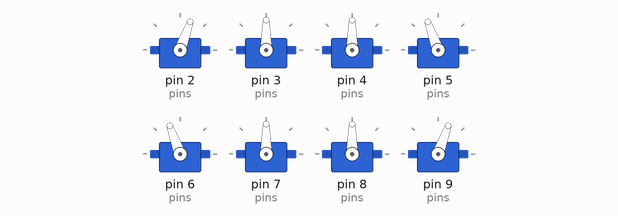
Bench run of a sketch on a simulated Arduino Uno, built with avr-gcc and run on an emulated ATmega328P. Shown: 8 × servo. What the sketch prints to the serial monitor is not drawn.

Above: at 2.2 s.
At 8.9 s:
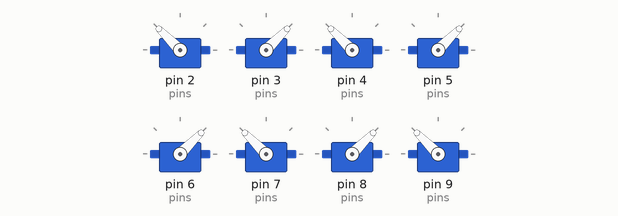
At 17.4 s:
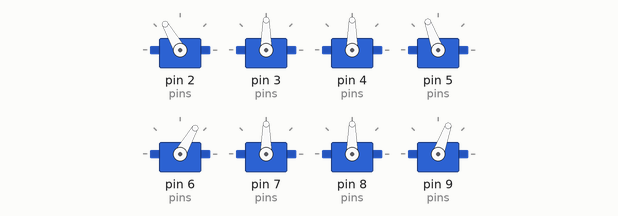
At 26.4 s:
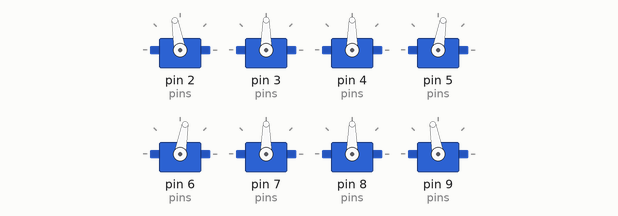
At 30.1 s:
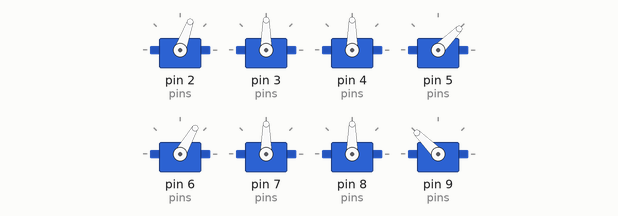
At 30.9 s:
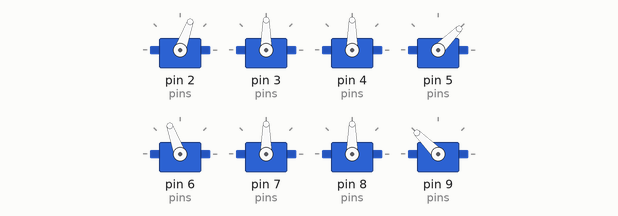
Timing chart, 0 to 40.0 s (numbered marks = the images above):
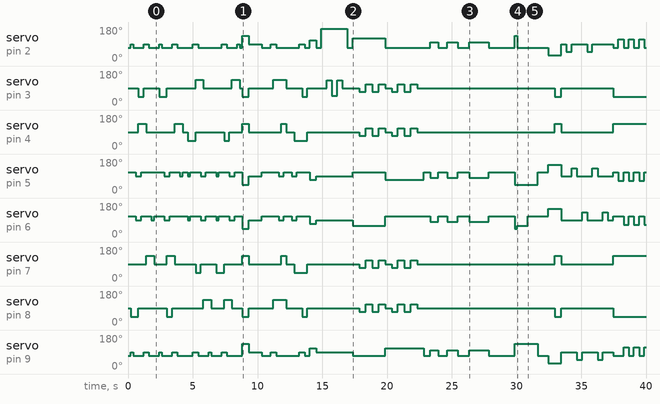

The sketch:

Q.ino
```cpp
#include "Oscillator.h"
#define SERVO_NUM 8

//Original
//  ----          ----
// | 16 |        | 14 |
//  ---- -      - ----
//      | 05  12 |
//      |        |
//      | 04  13 |
//  ---- -------- ----
// | 02 |        | 15 |
//  ----          ----
//

//My Edit
//  ----          ----
// | 06 |        | 02 |
//  ---- -      - ----
//      | 07  03 |
//      |        |
//      | 08  04 |
//  ---- -------- ----
// | 09 |        | 05 |
//  ----          ----


class Q{
  public:
    void init(int pins[SERVO_NUM]);
    void attachServos();
    void detachServos();
    void _moveServos(int time, int  servo_target[]);
    void stepServos(int  servo_target[]);
    void moveServos(int  servo_target[]);
    void execute(int servo_matrix[][SERVO_NUM+1],int steps);
    void execute_progmem(int servo_matrix[][SERVO_NUM+1],int steps);
    void home();
    void zero();
    void servo_zero();
    void start();
    void standby();
    void left_shift();
    void right_shift();
    void forward();
    void backward();
    void turn_left();
    void turn_right();
    void lie();
    void say_hi();
    void fighting();
    void push_up();
    void sleep();
    void dance1();
    void dance2();
    void dance3();
    private:
//      unsigned long final_time;
//      unsigned long partial_time;
      int servo_pins[SERVO_NUM];
      Oscillator servo[SERVO_NUM];
      int servo_position[SERVO_NUM];
//      float increment[SERVO_NUM];
  };

void Q::init(int pins[SERVO_NUM]){
    for(int i =0 ; i < SERVO_NUM; i++){
      servo_pins[i] = pins[i];
//      servo[i].attach(servo_pins[i]);
//      servo[i].SetPosition(90);
//      servo_position[i] = 90;
//      delay(1000);
//      servo[i].detach();
      }
      attachServos();
  }

void Q::attachServos(){
      for(int i =0 ; i < SERVO_NUM; i++){
        servo[i].attach(servo_pins[i]);
      }
  }
void Q::detachServos(){
      for(int i =0 ; i < SERVO_NUM; i++){
        servo[i].detach();
      }
  }


void Q::stepServos(int  servo_target[]){
      for(int i =0 ; i < SERVO_NUM; i++){
      servo[i].attach(servo_pins[i]);
      servo[i].SetPosition(servo_target[i]);
      servo_position[i] = servo_target[i];
      delay(800);
      servo[i].detach();
  }
}


void Q::moveServos(int  servo_target[]){
    for(int i =0;i<SERVO_NUM;i++){
    servo[i].SetPosition(servo_target[i]);
    }
  }
void Q::execute(int servo_matrix[][SERVO_NUM+1],int steps){
  for(int j = 0;j<steps;j++){
      moveServos(servo_matrix[j]);
      delay(servo_matrix[j][SERVO_NUM]);
    }
  }

void Q::execute_progmem(int servo_matrix[][SERVO_NUM+1],int steps){
    for(int j = 0;j<steps;j++){
      for(int i =0;i<SERVO_NUM;i++){
        servo[i].SetPosition(pgm_read_word_near(servo_matrix[j]+i));
    }
        delay(pgm_read_word_near(servo_matrix[j]+SERVO_NUM));
    }
  }

void Q::home(){
  int homes[SERVO_NUM] PROGMEM = {135,  45, 135,  45,  45, 135,  45, 135};
  stepServos(homes);
//  detachServos();
  }

void Q::zero(){
  int zeros[SERVO_NUM] PROGMEM = {90,90,90,90,90,90,90,90};
  stepServos(zeros);
  }


void Q::servo_zero(){
  int steps = 1;
  const static int servo_matrix_zero[][SERVO_NUM+1] PROGMEM = {  135,  45, 135,  45,  45, 135,  45, 135,  500  };
  execute_progmem(servo_matrix_zero,steps);
  }


void Q::start(){
  int steps = 1;
  const static int servo_matrix_start[][SERVO_NUM+1] PROGMEM = {  90,  90, 90,  90,  90, 90,  90, 90,  500  };
  execute_progmem(servo_matrix_start,steps);
  }


void Q::standby(){
  int steps = 2;
  const static int servo_matrix_standby[][SERVO_NUM+1] PROGMEM = {
  // G14, G12, G13, G15, G16,  G5,  G4,  G2,  ms
  {   90,  90,  90,  90,  90,  90,  90,  90,  500  }, // servo center point
  {   70,  90,  90, 110, 110,  90,  90,  70,  500  }, // standby
};
  execute_progmem(servo_matrix_standby,steps);
  }

void Q::forward(){
  int steps = 11;
  const static int servo_matrix_forward[][SERVO_NUM+1] PROGMEM = {
  // G14, G12, G13, G15, G16,  G5,  G4,  G2,  ms
  {   70,  90,  90, 110, 110,  90,  90,  70,  200  }, // standby
  {   90,  90,  90, 110, 110,  90,  45,  90,  200  }, // leg1,4 up; leg4 fw
  {   70,  90,  90, 110, 110,  90,  45,  70,  200  }, // leg1,4 dn
  {   70,  90,  90,  90,  90,  90,  45,  70,  200  }, // leg2,3 up
  {   70,  45, 135,  90,  90,  90,  90,  70,  200  }, // leg1,4 bk; leg2 fw
  {   70,  45, 135, 110, 110,  90,  90,  70,  200  }, // leg2,3 dn
  {   90,  90, 135, 110, 110,  90,  90,  90,  200  }, // leg1,4 up; leg1 fw
  {   90,  90,  90, 110, 110, 135,  90,  90,  200  }, // leg2,3 bk
  {   70,  90,  90, 110, 110, 135,  90,  70,  200  }, // leg1,4 dn
  {   70,  90,  90, 110,  90, 135,  90,  70,  200  }, // leg3 up
  {   70,  90,  90, 110, 110,  90,  90,  70,  200  }, // leg3 fw dn
};
  execute_progmem(servo_matrix_forward,steps);
  }

void Q::backward(){
  int steps = 11;
  const static int servo_matrix_backward[][SERVO_NUM+1] PROGMEM = {
  // G14, G12, G13, G15, G16,  G5,  G4,  G2,  ms
  {   70,  90,  90, 110, 110,  90,  90,  70,  200  }, // standby
  {   90,  45,  90, 110, 110,  90,  90,  90,  200  }, // leg4,1 up; leg1 fw
  {   70,  45,  90, 110, 110,  90,  90,  70,  200  }, // leg4,1 dn
  {   70,  45,  90,  90,  90,  90,  90,  70,  200  }, // leg3,2 up
  {   70,  90,  90,  90,  90, 135,  45,  70,  200  }, // leg4,1 bk; leg3 fw
  {   70,  90,  90, 110, 110, 135,  45,  70,  200  }, // leg3,2 dn
  {   90,  90,  90, 110, 110, 135,  90,  90,  200  }, // leg4,1 up; leg4 fw
  {   90,  90, 135, 110, 110,  90,  90,  90,  200  }, // leg3,1 bk
  {   70,  90, 135, 110, 110,  90,  90,  70,  200  }, // leg4,1 dn
  {   70,  90, 135,  90, 110,  90,  90,  70,  200  }, // leg2 up
  {   70,  90,  90, 110, 110,  90,  90,  70,  200  }, // leg2 fw dn
};
  execute_progmem(servo_matrix_backward,steps);
  }

void Q::left_shift(){
  int steps = 11;
  const static int servo_matrix_left_shift[][SERVO_NUM+1] PROGMEM = {
  // G14, G12, G13, G15, G16,  G5,  G4,  G2,  ms
  {   70,  90,  90, 110, 110,  90,  90,  70,  200  }, // standby
  {   70,  90,  45,  90,  90,  90,  90,  70,  200  }, // leg3,2 up; leg2 fw
  {   70,  90,  45, 110, 110,  90,  90,  70,  200  }, // leg3,2 dn
  {   90,  90,  45, 110, 110,  90,  90,  90,  200  }, // leg1,4 up
  {   90, 135,  90, 110, 110,  45,  90,  90,  200  }, // leg3,2 bk; leg1 fw
  {   70, 135,  90, 110, 110,  45,  90,  70,  200  }, // leg1,4 dn
  {   70, 135,  90,  90,  90,  90,  90,  70,  200  }, // leg3,2 up; leg3 fw
  {   70,  90,  90,  90,  90,  90, 135,  70,  200  }, // leg1,4 bk
  {   70,  90,  90, 110, 110,  90, 135,  70,  200  }, // leg3,2 dn
  {   70,  90,  90, 110, 110,  90, 135,  90,  200  }, // leg4 up
  {   70,  90,  90, 110, 110,  90,  90,  70,  200  }, // leg4 fw dn
};
  execute_progmem(servo_matrix_left_shift,steps);
  }

void Q::right_shift(){
  int steps = 11;
  const static int servo_matrix_right_shift[][SERVO_NUM+1] PROGMEM = {
  // G14, G12, G13, G15, G16,  G5,  G4,  G2,  ms
  {   70,  90,  90, 110, 110,  90,  90,  70,  200  }, // standby
  {   70,  90,  90,  90,  90,  45,  90,  70,  200  }, // leg2,3 up; leg3 fw
  {   70,  90,  90, 110, 110,  45,  90,  70,  200  }, // leg2,3 dn
  {   90,  90,  90, 110, 110,  45,  90,  90,  200  }, // leg4,1 up
  {   90,  90,  45, 110, 110,  90, 135,  90,  200  }, // leg2,3 bk; leg4 fw
  {   70,  90,  45, 110, 110,  90, 135,  70,  200  }, // leg4,1 dn
  {   70,  90,  90,  90,  90,  90, 135,  70,  200  }, // leg2,3 up; leg2 fw
  {   70, 135,  90,  90,  90,  90,  90,  70,  200  }, // leg4,1 bk
  {   70, 135,  90, 110, 110,  90,  90,  70,  200  }, // leg2,3 dn
  {   90, 135,  90, 110, 110,  90,  90,  70,  200  }, // leg1 up
  {   70,  90,  90, 110, 110,  90,  90,  70,  200  }, // leg1 fw dn
};
  execute_progmem(servo_matrix_right_shift,steps);
  }

void Q::turn_left(){
  int steps = 8;
  const static int servo_matrix_turn_left[][SERVO_NUM+1] PROGMEM = {
  // G14, G12, G13, G15, G16,  G5,  G4,  G2,  ms
  {   70,  90,  90, 110, 110,  90,  90,  70,  200  }, // standby
  {   90,  90,  90, 110, 110,  90,  90,  90,  200  }, // leg1,4 up
  {   90, 135,  90, 110, 110,  90, 135,  90,  200  }, // leg1,4 turn
  {   70, 135,  90, 110, 110,  90, 135,  70,  200  }, // leg1,4 dn
  {   70, 135,  90,  90,  90,  90, 135,  70,  200  }, // leg2,3 up
  {   70, 135, 135,  90,  90, 135, 135,  70,  200  }, // leg2,3 turn
  {   70, 135, 135, 110, 110, 135, 135,  70,  200  }, // leg2,3 dn
  {   70,  90,  90, 110, 110,  90,  90,  70,  200  }, // leg1,2,3,4 turn
};
  execute_progmem(servo_matrix_turn_left,steps);
  }

void Q::turn_right(){
  int steps = 8;
  const static int servo_matrix_turn_right[][SERVO_NUM+1] PROGMEM = {
  // G14, G12, G13, G15, G16,  G5,  G4,  G2,  ms
  {   70,  90,  90, 110, 110,  90,  90,  70,  200  }, // standby
  {   70,  90,  90,  90,  90,  90,  90,  70,  200  }, // leg2,3 up
  {   70,  90,  45,  90,  90,  45,  90,  70,  200  }, // leg2,3 turn
  {   70,  90,  45, 110, 110,  45,  90,  70,  200  }, // leg2,3 dn
  {   90,  90,  45, 110, 110,  45,  90,  90,  200  }, // leg1,4 up
  {   90,  45,  45, 110, 110,  45,  45,  90,  200  }, // leg1,4 turn
  {   70,  45,  45, 110, 110,  45,  45,  70,  200  }, // leg1,4 dn
  {   70,  90,  90, 110, 110,  90,  90,  70,  200  }, // leg1,2,3,4 turn
};
  execute_progmem(servo_matrix_turn_right,steps);
  }
void Q::lie(){
  int steps = 1;
  const static int servo_matrix_lie[][SERVO_NUM+1] PROGMEM = {
  // G14, G12, G13, G15, G16,  G5,  G4,  G2,  ms
  {  110,  90,  90,  70,  70,  90,  90, 110,  500  }, // leg1,4 up
};
  execute_progmem(servo_matrix_lie,steps);
  }

void Q::say_hi(){
  int steps = 7;
  const static int servo_matrix_say_hi[][SERVO_NUM+1] PROGMEM = {
  // G14, G12, G13, G15, G16,  G5,  G4,  G2,  ms
  {   70,  90,  90,  90,  90,  90,  90,  90,  400}, // leg2,3,4 dn
  {  170,  90,  90,  90,  90,  90,  90,  90,  400}, // leg1 up
  {  170, 130,  90,  90,  90,  90,  90,  90,  400}, // leg1 left
  {  170,  50,  90,  90,  90,  90,  90,  90,  400}, // leg1 right
  {  170, 130,  90,  90,  90,  90,  90,  90,  400}, // leg1 left
  {  170,  90,  90,  90,  90,  90,  90,  90,  400}, // leg1 right
  {   70,  90,  90,  90,  90,  90,  90,  90,  400}, // leg1 dn
};
  execute_progmem(servo_matrix_say_hi,steps);
  }

void Q::fighting(){
  int steps = 11;
  const static int servo_matrix_fighting[][SERVO_NUM+1] PROGMEM =  {
  // G14, G12, G13, G15, G16,  G5,  G4,  G2,  ms
  {  120,  90,  90, 110,  60,  90,  90,  70,  500  }, // leg1, 2 down
  {  120,  70,  70, 110,  60,  70,  70,  70,  500  }, // body turn left
  {  120, 110, 110, 110,  60, 110, 110,  70,  500  }, // body turn right
  {  120,  70,  70, 110,  60,  70,  70,  70,  500  }, // body turn left
  {  120, 110, 110, 110,  60, 110, 110,  70,  500  }, // body turn right
  {   70,  90,  90,  70, 110,  90,  90, 110,  500  }, // leg1, 2 up ; leg3, 4 down
  {   70,  70,  70,  70, 110,  70,  70, 110,  500  }, // body turn left
  {   70, 110, 110,  70, 110, 110, 110, 110,  500  }, // body turn right
  {   70,  70,  70,  70, 110,  70,  70, 110,  500  }, // body turn left
  {   70, 110, 110,  70, 110, 110, 110, 110,  500  }, // body turn right
  {   70,  90,  90,  70, 110,  90,  90, 110,  500  }  // leg1, 2 up ; leg3, 4 down
};
  execute_progmem(servo_matrix_fighting,steps);
  }

void Q::push_up(){
  int steps = 11;
  const static int servo_matrix_push_up[][SERVO_NUM+1] PROGMEM = {
  // G14, G12, G13, G15, G16,  G5,  G4,  G2,  ms
  {   70,  90,  90, 110, 110,  90,  90,  70,  500  }, // start
  {  100,  90,  90,  80,  80,  90,  90, 100,  600  }, // down
  {   70,  90,  90, 110, 110,  90,  90,  70,  700  }, // up
  {  100,  90,  90,  80,  80,  90,  90, 100,  800  }, // down
  {   70,  90,  90, 110, 110,  90,  90,  70,  900  }, // up
  {  100,  90,  90,  80,  80,  90,  90, 100, 1500  }, // down
  {   70,  90,  90, 110, 110,  90,  90,  70, 2000  }, // up
  {  135,  90,  90,  45,  45,  90,  90, 135,  200  }, // fast down
  {   70,  90,  90,  45,  60,  90,  90, 135,  800  }, // leg1 up
  {   70,  90,  90,  45, 110,  90,  90, 135,  800  }, // leg2 up
  {   70,  90,  90, 110, 110,  90,  90,  70,  800  }  // leg3, leg4 up
};
  execute_progmem(servo_matrix_push_up,steps);
  }

void Q::sleep(){
  int steps = 2;
  const static int servo_matrix_sleep[][SERVO_NUM+1] PROGMEM =  {
  // G14, G12, G13, G15, G16,  G5,  G4,  G2,  ms
  {   30,  90,  90, 150, 150,  90,  90,  30,  500  }, // leg1,4 dn
  {   30,  45, 135, 150, 150, 135,  45,  30,  500  }, // protect myself
};
  execute_progmem(servo_matrix_sleep,steps);
  }

void Q::dance1(){
  int steps = 10;
  const static int servo_matrix_dance1[][SERVO_NUM+1] PROGMEM = {
  // G14, G12, G13, G15, G16,  G5,  G4,  G2,  ms
  {   90,  90,  90,  90,  90,  90,  90,  90,  400  }, // leg1,2,3,4 up
  {   50,  90,  90,  90,  90,  90,  90,  90,  400  }, // leg1 dn
  {   90,  90,  90, 130,  90,  90,  90,  90,  400  }, // leg1 up; leg2 dn
  {   90,  90,  90,  90,  90,  90,  90,  50,  400  }, // leg2 up; leg4 dn
  {   90,  90,  90,  90, 130,  90,  90,  90,  400  }, // leg4 up; leg3 dn
  {   50,  90,  90,  90,  90,  90,  90,  90,  400  }, // leg3 up; leg1 dn
  {   90,  90,  90, 130,  90,  90,  90,  90,  400  }, // leg1 up; leg2 dn
  {   90,  90,  90,  90,  90,  90,  90,  50,  400  }, // leg2 up; leg4 dn
  {   90,  90,  90,  90, 130,  90,  90,  90,  400  }, // leg4 up; leg3 dn
  {   90,  90,  90,  90,  90,  90,  90,  90,  400  }, // leg3 up
};
  execute_progmem(servo_matrix_dance1,steps);
  }

void Q::dance2(){
  int steps = 9;
  const static int servo_matrix_dance2[][SERVO_NUM+1] PROGMEM = {
  // G14, G12, G13, G15, G16,  G5,  G4,  G2,  ms
  {   70,  45, 135, 110, 110, 135,  45,  70,  400  }, // leg1,2,3,4 two sides
  {  115,  45, 135,  65, 110, 135,  45,  70,  400  }, // leg1,2 up
  {   70,  45, 135, 110,  65, 135,  45, 115,  400  }, // leg1,2 dn; leg3,4 up
  {  115,  45, 135,  65, 110, 135,  45,  70,  400  }, // leg3,4 dn; leg1,2 up
  {   70,  45, 135, 110,  65, 135,  45, 115,  400  }, // leg1,2 dn; leg3,4 up
  {  115,  45, 135,  65, 110, 135,  45,  70,  400  }, // leg3,4 dn; leg1,2 up
  {   70,  45, 135, 110,  65, 135,  45, 115,  400  }, // leg1,2 dn; leg3,4 up
  {  115,  45, 135,  65, 110, 135,  45,  70,  400  }, // leg3,4 dn; leg1,2 up
  {   75,  45, 135, 105, 110, 135,  45,  70,  400  }, // leg1,2 dn
};
  execute_progmem(servo_matrix_dance2,steps);
  }
void Q::dance3(){
  int steps = 10;
  const static int servo_matrix_dance3[][SERVO_NUM+1] PROGMEM = {
  // G14, G12, G13, G15, G16,  G5,  G4,  G2,  ms
  {   70,  45,  45, 110, 110, 135, 135,  70,  400  }, // leg1,2,3,4 bk
  {  110,  45,  45,  60,  70, 135, 135,  70,  400  }, // leg1,2,3 up
  {   70,  45,  45, 110, 110, 135, 135,  70,  400  }, // leg1,2,3 dn
  {  110,  45,  45, 110,  70, 135, 135, 120,  400  }, // leg1,3,4 up
  {   70,  45,  45, 110, 110, 135, 135,  70,  400  }, // leg1,3,4 dn
  {  110,  45,  45,  60,  70, 135, 135,  70,  400  }, // leg1,2,3 up
  {   70,  45,  45, 110, 110, 135, 135,  70,  400  }, // leg1,2,3 dn
  {  110,  45,  45, 110,  70, 135, 135, 120,  400  }, // leg1,3,4 up
  {   70,  45,  45, 110, 110, 135, 135,  70,  400  }, // leg1,3,4 dn
  {   70,  90,  90, 110, 110,  90,  90,  70,  400  }, // standby
};
  execute_progmem(servo_matrix_dance3,steps);
  }


Q myQ;

void setup(){
  Serial.begin(9600);
  Serial.println("Q begin~");
  int pins[SERVO_NUM] = {2,3,4,5,6,7,8,9};
  myQ.init(pins);
//  myQ.home();
//  myQ.zero();
  myQ.forward();
  myQ.backward();
  myQ.left_shift();
  myQ.right_shift();
  myQ.servo_zero();
  myQ.start();
  myQ.standby();
  myQ.turn_left();
  myQ.turn_right();
  myQ.lie();
  myQ.say_hi();
  myQ.fighting();
  myQ.push_up();
  myQ.sleep();
  myQ.dance1();
  myQ.dance2();
  myQ.dance3();
  myQ.standby();

  }

void loop(){

  }
```

Oscillator.cpp
```cpp
// (licence header left out)
#if defined(ARDUINO) && ARDUINO >= 100
  #include "Arduino.h"
#else
  #include "WProgram.h"
  #include <pins_arduino.h>
#endif
#include "Oscillator.h"
#include "ServoTimer2.h"

//-- This function returns true if another sample
//-- should be taken (i.e. the TS time has passed since
//-- the last sample was taken
bool Oscillator::next_sample()
{

  //-- Read current time
  _currentMillis = millis();

  //-- Check if the timeout has passed
  if(_currentMillis - _previousMillis > _TS) {
    _previousMillis = _currentMillis;

    return true;
  }

  return false;
}

//-- Attach an oscillator to a servo
//-- Input: pin is the arduino pin were the servo
//-- is connected
void Oscillator::attach(int pin, bool rev)
{
  //-- If the oscillator is detached, attach it.
  if(!_servo.attached()){

    //-- Attach the servo and move it to the home position
      _servo.attach(pin);
      _servo.write(90);

      //-- Initialization of oscilaltor parameters
      _TS=30;
      _T=2000;
      _N = _T/_TS;
      _inc = 2*M_PI/_N;

      _previousMillis=0;

      //-- Default parameters
      _A=45;
      _phase=0;
      _phase0=0;
      _O=0;
      _stop=false;

      //-- Reverse mode
      _rev = rev;
  }

}

//-- Detach an oscillator from his servo
void Oscillator::detach()
{
   //-- If the oscillator is attached, detach it.
  if(_servo.attached())
        _servo.detach();

}

/*************************************/
/* Set the oscillator period, in ms  */
/*************************************/
void Oscillator::SetT(unsigned int T)
{
  //-- Assign the new period
  _T=T;

  //-- Recalculate the parameters
  _N = _T/_TS;
  _inc = 2*M_PI/_N;
};

/*******************************/
/* Manual set of the position  */
/******************************/

void Oscillator::SetPosition(int position)
{
  _servo.write(position+_trim);
};


/*******************************************************************/
/* This function should be periodically called                     */
/* in order to maintain the oscillations. It calculates            */
/* if another sample should be taken and position the servo if so  */
/*******************************************************************/
void Oscillator::refresh()
{

  //-- Only When TS milliseconds have passed, the new sample is obtained
  if (next_sample()) {

      //-- If the oscillator is not stopped, calculate the servo position
      if (!_stop) {
        //-- Sample the sine function and set the servo pos
         _pos = round(_A * sin(_phase + _phase0) + _O);
	       if (_rev) _pos=-_pos;
         _servo.write(_pos+90+_trim);
      }

      //-- Increment the phase
      //-- It is always increased, even when the oscillator is stop
      //-- so that the coordination is always kept
      _phase = _phase + _inc;

  }
}
```

Source omitted: Oscillator.h (1864 bytes)

Measured:
- by itself, servo on pin 2 (pins): 70° → 90° at 0.20 s, → 70° 0.20 s later, → 90° 0.80 s later, → 70° 0.40 s later, … (48 changes in this stretch)
- by itself, servo on pin 3 (pins): 90° → 45° at 0.80 s, → 90° 0.40 s later, → 45° 1.2 s later, → 90° 0.60 s later, … (31 changes in this stretch)
- by itself, servo on pin 4 (pins): 90° → 135° at 0.80 s, → 90° 0.60 s later, → 135° 2.2 s later, → 90° 0.60 s later, … (27 changes in this stretch)
- by itself, servo on pin 5 (pins): 110° → 90° at 0.60 s, → 110° 0.40 s later, → 90° 1.8 s later, → 110° 0.40 s later, … (47 changes in this stretch)
- by itself, servo on pin 6 (pins): 110° → 90° at 0.60 s, → 110° 0.40 s later, → 90° 0.80 s later, → 110° 0.20 s later, … (46 changes in this stretch)
- by itself, servo on pin 7 (pins): 90° → 135° at 1.4 s, → 90° 0.60 s later, → 135° 1.0 s later, → 90° 0.60 s later, … (27 changes in this stretch)
- by itself, servo on pin 8 (pins): 90° → 45° at 0.20 s, → 90° 0.60 s later, → 45° 2.2 s later, → 90° 0.40 s later, … (27 changes in this stretch)
